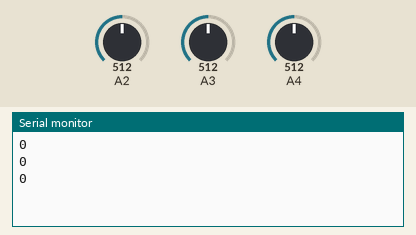
This sketch was run on a simulated Arduino Uno, built with avr-gcc and run on an emulated ATmega328P. On the bench: the last lines printed to the serial monitor. Inputs (shaded band) come from the test bench; at power-on: A4 = 512, A3 = 512, A2 = 512.

Above: at 1.3 s.
1.4 s: A4 set to 1020
At 1.9 s:
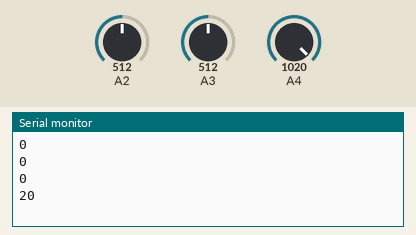
2.9 s: A3 set to 1020
At 3.4 s:
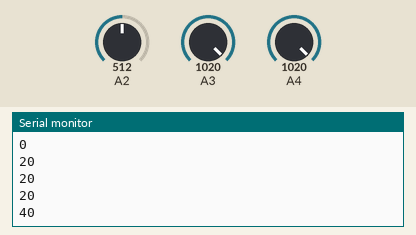
Timing chart, 0 to 5.9 s (numbered marks = the images above; inputs shaded):
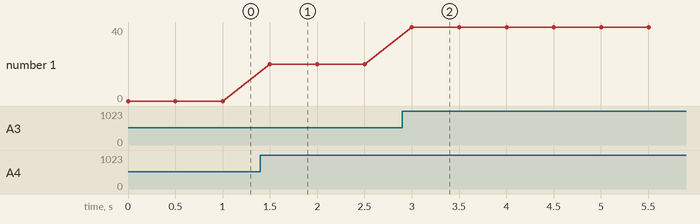

Measured:
- after the input at 1.4 s, the serial monitor: prints a new line after 0.10 s (image 1)
- after the input at 2.9 s, the serial monitor: prints a new line after 0.10 s (image 2)
- plotted number 1: 0 → 20 after the input at 1.4 s, 20 → 40 after the input at 2.9 s

The sketch:

Engulf.ino
```cpp
int pins[5] = {4,3,2,1,0};

void setup() {
  Serial.begin(9600);
}

void loop() {

  //THIS CODE IS UGLY:

  int level = 0;

  if(analogRead(4) > 1010){
    level = level + 20;
    if(analogRead(3) > 1010){
      level = level + 20;
      if(analogRead(2) > 1010){
        level = level + 20;
        if(analogRead(1) > 1010){
          level = level + 20;
          if(analogRead(0) > 1010){
            level = level + 20;
          }
        }
      }
    }
  }

/*
 * Why does this not work?
 *
  Serial.println();
  for(int i = 0; i < 5; i++){
    Serial.println(analogRead(pins[i]));
    if(analogRead(pins[i] < 1010)){
      break;
      Serial.println("break");
    }else {
      level = level + 20;
    }
  }
  */
  Serial.println(level);

  delay(500);
}
```
